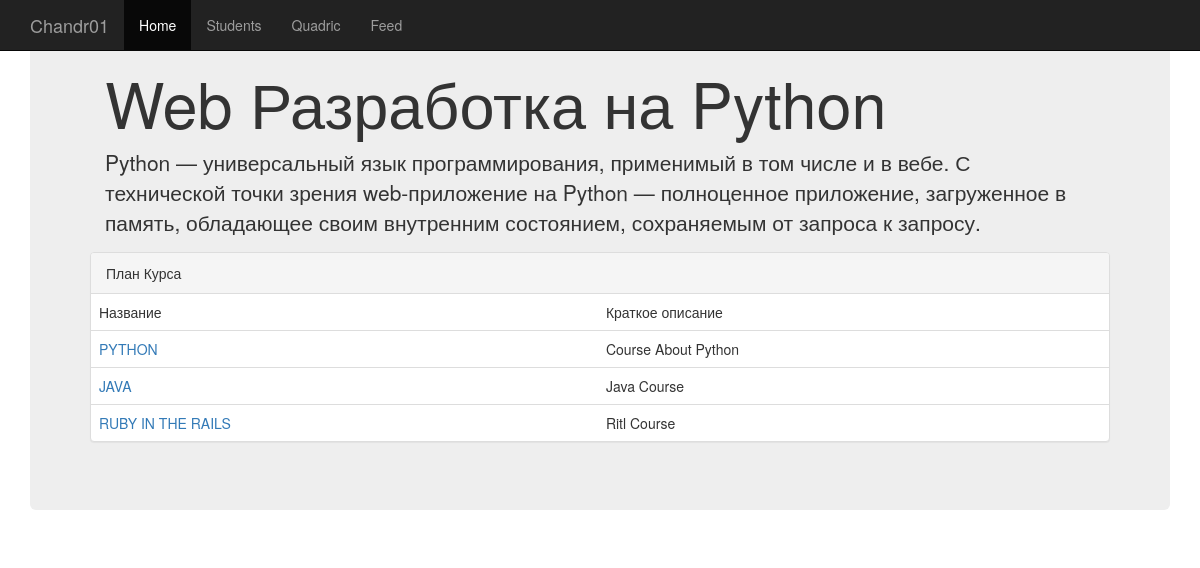
The app's page /, older data.
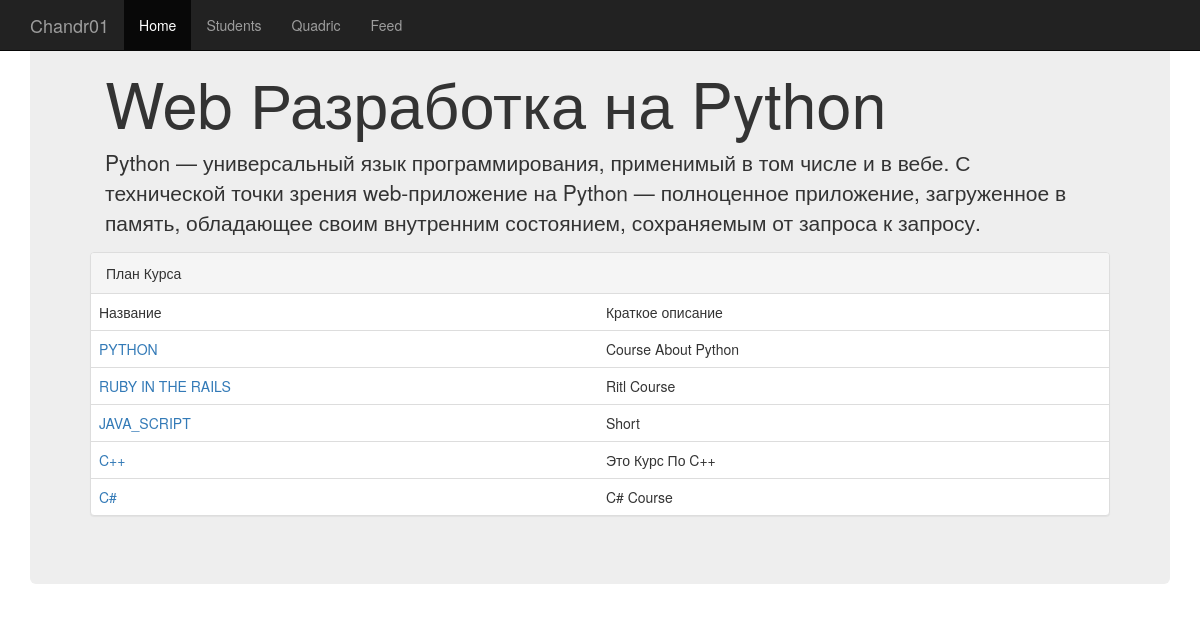
The same page, newer data.
### course/models.py (models this page shows, shortened)
class Course(models.Model):
    name = models.CharField(max_length=255)
    short_description = models.CharField(max_length=255)
    description = models.TextField(max_length=2000)
    coach = models.ForeignKey(Coach, null=True, related_name='coach_courses', on_delete=models.DO_NOTHING)
    assistant = models.ForeignKey(Coach, null=True, related_name='assistant_courses', on_delete=models.DO_NOTHING)
    print(coach)

### course/views.py (the view)
# urls.py: url(r'^$', views.course_),
def course_(request):
    course = Course.objects.all()
    print('NDEX')
    logger.info('INFO: Course info {}'.format(datetime.now()))
    logger.debug('DEBUG: Course debuged {}'.format(datetime.now()))
    logger.error('ERROR: Course errored {}'.format(datetime.now()))
    logger.warning('WARNING: Course warned {}'.format(datetime.now()))
    return render(request, 'index.html', {'course': course})

### templates/index.html (shortened to what this page needs)
{% extends "base.html" %}
{% block name %}<h1>Web Разработка на Python</h1>{% endblock name %}
{% block opisanie %}<p>Python — универсальный язык программирования, применимый в том числе и в вебе.
            С технической точки зрения web-приложение на Python — полноценное приложение,
            загруженное в память, обладающее своим внутренним состоянием,
            сохраняемым от запроса к запросу. </p>{% endblock opisanie %}
{% block content %} <div class="panel panel-default">
          <div class="panel-heading">План Курса</div>
          <table class="table">
              <tr>
                <td>Название</td><td>Краткое описание</td>
              </tr>
              {% for i in course %}
                  <tr>
                      <td><a href="/course/{{i.id}}">{{ i.name|upper }}</a></td><td>{{ i.short_description|title }}</td>
                  </tr>
              {% endfor %}
          </table>
          </div>
{% endblock content %}  {% block nav_class_active_index %}active{% endblock nav_class_active_index %}

### templates/base.html (shortened to what this page needs)
<!DOCTYPE html>
{% load staticfiles %}
<html lang="en">
  <head>
     <link href="{% static 'boostrap/css/bootstrap.css' %}" rel="stylesheet">
    <link href="{% static 'boostrap/css/bootstrap.css' %}" rel="stylesheet">
  </head>
  <body>
    <div class="navbar navbar-inverse navbar-fixed-top" role="navigation">
      <div class="container">
        <div class="navbar-header">
          <a class="navbar-brand" href="#">Chandr01</a>
        </div>
        <div class="collapse navbar-collapse">
          <ul class="nav navbar-nav">
            <li class="{% block nav_class_active_index %}{% endblock nav_class_active_index %}" ><a href="/">Home</a></li>
            <li class="{% block nav_class_active_students %}{% endblock nav_class_active_students %}"><a href="/students/">Students</a></li>
            <li class="{% block nav_class_active_quadric %}{% endblock nav_class_active_quadric %}"><a href="/quadric/results/">Quadric</a></li>
            <li class="{% block nav_class_active_feedback %}{% endblock nav_class_active_feedback %}"><a href="/feedback/">Feed</a></li>
          </ul>
        </div>
      </div>
    </div>
    <div class="container">
      <div class="jumbotron">
      <div class="container">
        {% block name %}{% endblock name %}
        {% block opisanie %}{% endblock opisanie %}
      </div>
         {% block content %}{% endblock content %}
    </div>
    </div>
  </body>
</html>

Row changes from the older to the newer data that the page shows:
removed Course: name "JAVA", short_description "Java Course"
added Course: name "JAVA_SCRIPT", short_description "Short"
added Course: name "C++", short_description "Это Курс По C++"
added Course: name "C#", short_description "C# Course"
